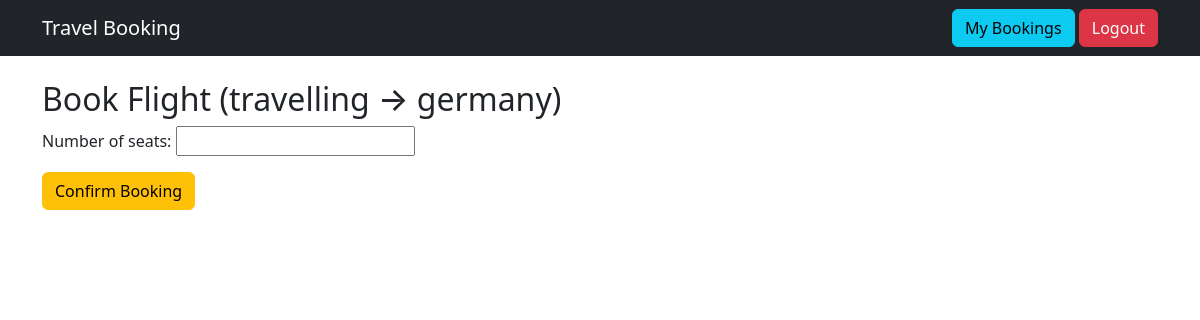
Screenshot of /book/1/ (signed in) with the database file from the repository.
### booking/models.py (models this page shows, shortened)
class TravelOption(models.Model):
    TRAVEL_TYPES = (
        ('Flight', 'Flight'),
        ('Train', 'Train'),
        ('Bus', 'Bus'),
    )
    type = models.CharField(max_length=20, choices=TRAVEL_TYPES)
    source = models.CharField(max_length=100)
    destination = models.CharField(max_length=100)
    date_time = models.DateTimeField()
    price = models.DecimalField(max_digits=8, decimal_places=2)
    available_seats = models.IntegerField()

### booking/views.py (the view)
# urls.py: path("book/<int:travel_id>/", views.book_travel, name="book_travel"),
@login_required
def book_travel(request, travel_id):
    travel = get_object_or_404(TravelOption, id=travel_id)
    if request.method == "POST":
        form = BookingForm(request.POST)
        if form.is_valid():
            booking = form.save(commit=False)
            booking.user = request.user
            booking.travel_option = travel
            booking.total_price = travel.price * booking.number_of_seats
            if booking.number_of_seats <= travel.available_seats and booking.number_of_seats > 0:
                travel.available_seats -= booking.number_of_seats
                travel.save()
                booking.save()
                return redirect("my_bookings")
            else:
                form.add_error("number_of_seats", "Not enough seats available.")
    else:
        form = BookingForm()
    return render(request, "booking/book_travel.html", {"form": form, "travel": travel})

### booking/forms.py
class BookingForm(forms.ModelForm):
    class Meta:
        model = Booking
        fields = ["number_of_seats"]

### booking/templates/booking/book_travel.html
{% extends "booking/base.html" %}
{% block content %}
<h2>Book {{ travel.type }} ({{ travel.source }} → {{ travel.destination }})</h2>
<form method="post">{% csrf_token %}
    {{ form.as_p }}
    <button type="submit" class="btn btn-warning">Confirm Booking</button>
</form>
{% endblock %}

### rows the page displays
TravelOption: type "Flight", source "travelling", destination "germany"
